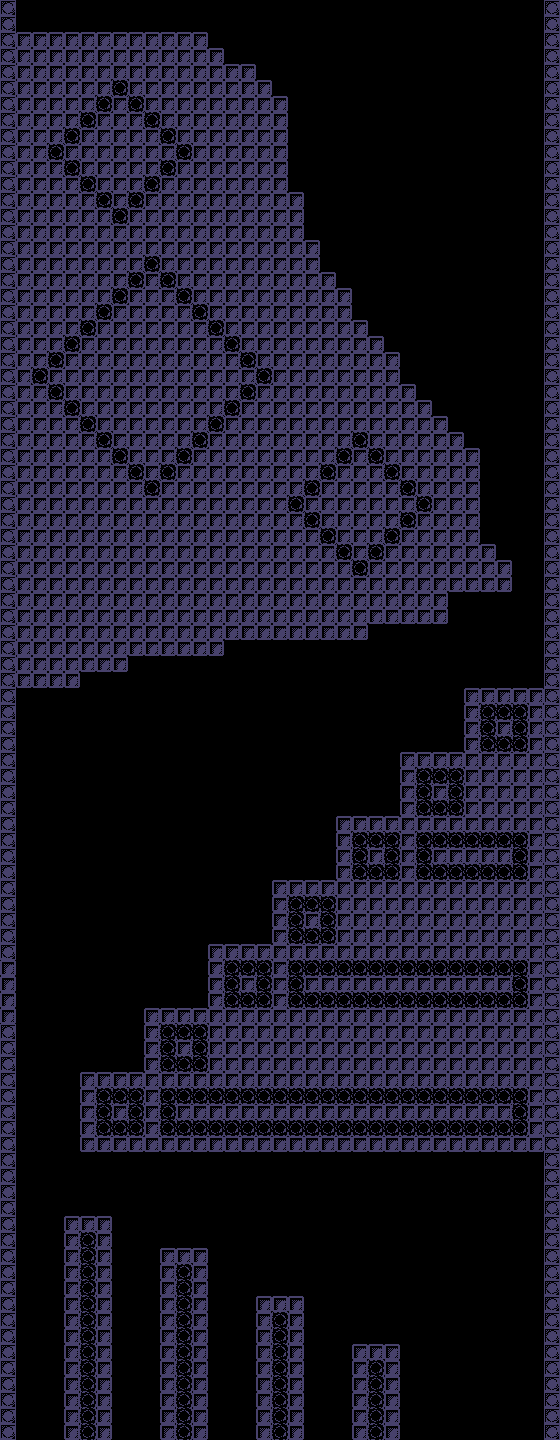

This is a level from a 2D game, rendered from its Tiled map with the project's own tilesets. A one-line summary and the map file follow, with tile-layer data summarised:
An orthogonal 35x90 tile map with 16x16 px tiles, 1 tile layer (Kachelebene 1) and 31 objects.

<map version="1.10" tiledversion="1.11.1" orientation="orthogonal" renderorder="right-down" width="35" height="90" tilewidth="16" tileheight="16" infinite="0" nextlayerid="5" nextobjectid="35">
 <tileset firstgid="1" source="Tileset.tsx" />
 <layer id="1" name="Kachelebene 1" width="35" height="90">
  <data>[3150 cells, 1685 non-empty, 3 distinct tile ids]</data>
 </layer>
 <objectgroup id="4" name="Dynamic" />
 <objectgroup id="2" name="Platforms">
  <object id="1" x="16" y="32" width="192" height="16" />
  <object id="2" x="208" y="48" width="16" height="16" />
  <object id="3" x="224" y="64" width="32" height="16" />
  <object id="4" x="256" y="80" width="16" height="16" />
  <object id="5" x="272" y="96" width="16" height="96" />
  <object id="6" x="288" y="192" width="16" height="48" />
  <object id="7" x="304" y="240" width="16" height="32" />
  <object id="8" x="320" y="272" width="16" height="16" />
  <object id="9" x="336" y="288" width="16" height="32" />
  <object id="10" x="352" y="320" width="16" height="16" />
  <object id="11" x="368" y="336" width="16" height="16" />
  <object id="12" x="384" y="352" width="16" height="32" />
  <object id="13" x="400" y="384" width="16" height="16" />
  <object id="14" x="416" y="400" width="16" height="16" />
  <object id="15" x="432" y="416" width="16" height="16" />
  <object id="16" x="448" y="432" width="16" height="16" />
  <object id="17" x="464" y="448" width="16" height="96" />
  <object id="18" x="480" y="544" width="16" height="16" />
  <object id="19" x="496" y="560" width="16" height="32" />
  <object id="21" x="464" y="688" width="80" height="64" />
  <object id="22" x="400" y="752" width="64" height="64" />
  <object id="23" x="336" y="816" width="64" height="64" />
  <object id="24" x="272" y="880" width="64" height="64" />
  <object id="25" x="208" y="944" width="64" height="64" />
  <object id="26" x="144" y="1008" width="64" height="64" />
  <object id="27" x="80" y="1072" width="64" height="80" />
  <object id="29" x="64" y="1216" width="48" height="223.5" />
  <object id="30" x="160" y="1248" width="48" height="191.5" />
  <object id="31" x="256" y="1296" width="48" height="143" />
  <object id="32" x="352" y="1344" width="48" height="95.5" />
 </objectgroup>
 <objectgroup id="3" name="Checkpoints">
  <object id="28" x="233.333" y="32.3333" width="16" height="32" />
 </objectgroup>
</map>
